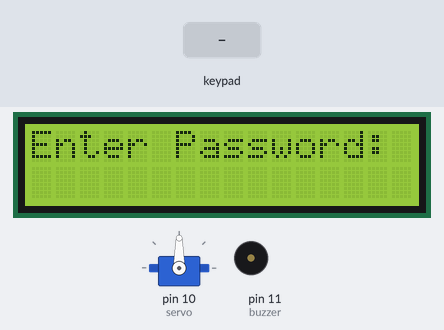
The sketch below on a simulated Arduino Uno, built with avr-gcc and run on an emulated ATmega328P. On the bench: 16×2 character LCD, servo, buzzer (waves = sounding). The inputs (shaded band) are chosen by the test bench.

Above: at 1.2 s.
1.3 s: keypad keys 2 0 0 A # pressed 0.4 s apart
At 4.4 s:
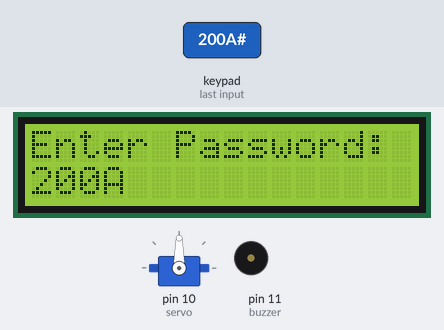
6.3 s: key 'B' pressed
At 6.8 s:
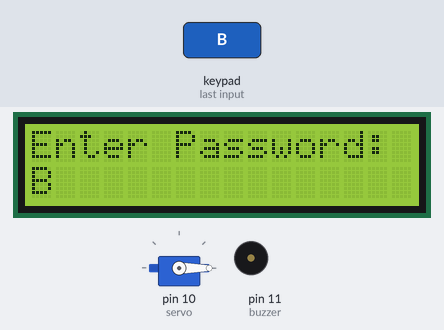
7.8 s: keypad keys 2 0 0 A A pressed 0.4 s apart
At 10.8 s:
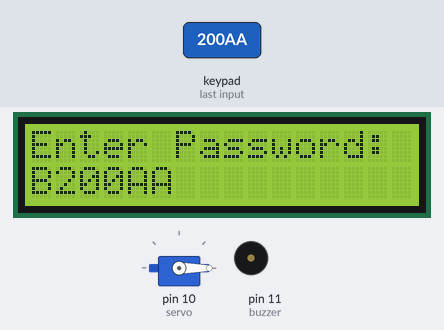
11.3 s: key 'A' pressed
At 12.2 s:
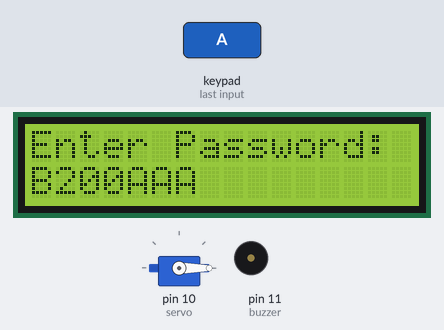
12.8 s: keypad keys 2 0 0 A D pressed 0.4 s apart
At 15.8 s:
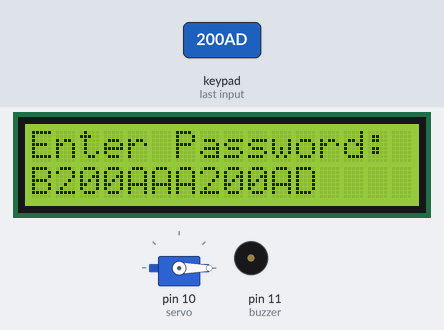
16.3 s: key 'C' pressed
At 17.6 s:
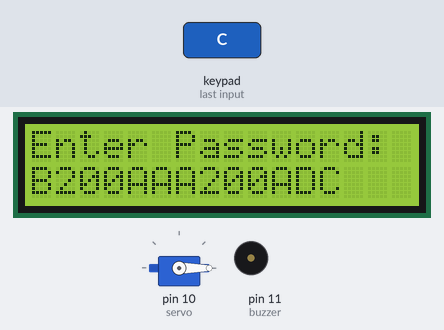
Timing chart, 0 to 18.8 s (numbered marks = the images above; inputs shaded):
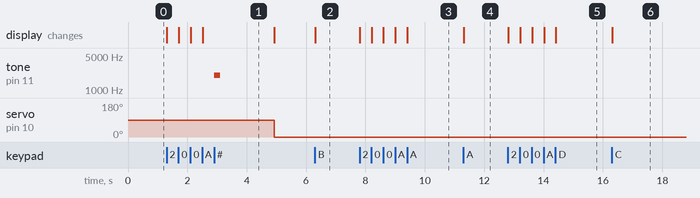

Measured:
- after the input at 1.3 s, tone on pin 11 (buzzer): silent → 2000 Hz after 1.6 s, → silent 0.20 s later; servo on pin 10 (servo): 90° → 0° after 3.6 s; the display: first changes at once (image 1 shows a later state)
- after the input at 6.3 s, the display: changes at once (image 2)
- after the input at 7.8 s, the display: first changes at once (image 3 shows a later state)
- after the input at 11.3 s, the display: changes at once (image 4)
- after the input at 12.8 s, the display: first changes at once (image 5 shows a later state)
- after the input at 16.3 s, the display: changes at once (image 6)

The sketch:

lock_system.ino
```cpp
#include <Wire.h>
#include <LiquidCrystal_I2C.h>
#include <Keypad.h>
#include <Servo.h>

LiquidCrystal_I2C lcd(0x27, 16, 2);
Servo servo;
#define buzzer 11

String pass = "200A", input = "";

const byte ROWS=4, COLS=4;
char keys[ROWS][COLS] = {
  {'1','2','3','A'},
  {'4','5','6','B'},
  {'7','8','9','C'},
  {'*','0','#','D'}
};
byte rPins[ROWS] = {9,8,7,6}, cPins[COLS] = {5,4,3,2};
Keypad pad(makeKeymap(keys), rPins, cPins, ROWS, COLS);

void setup(){
  lcd.init(); lcd.backlight();
  servo.attach(10);
  pinMode(buzzer, OUTPUT);
  lcd.print("Enter Password:");
}

void loop(){
  char key = pad.getKey();
  if (!key) return;

  if (key == '*') { input = ""; lcd.clear(); lcd.print("Enter Password:"); }
  else if (key == '#') {
    if (input == pass) { tone(buzzer,2000,200); servo.write(90); delay(2000); servo.write(0); }
    else { for(int i=0;i<3;i++){ tone(buzzer,1000,200); delay(400);} }
    input = ""; lcd.clear(); lcd.print("Enter Password:");
  }
  else { input += key; lcd.setCursor(0,1); lcd.print(input); }
}
```
